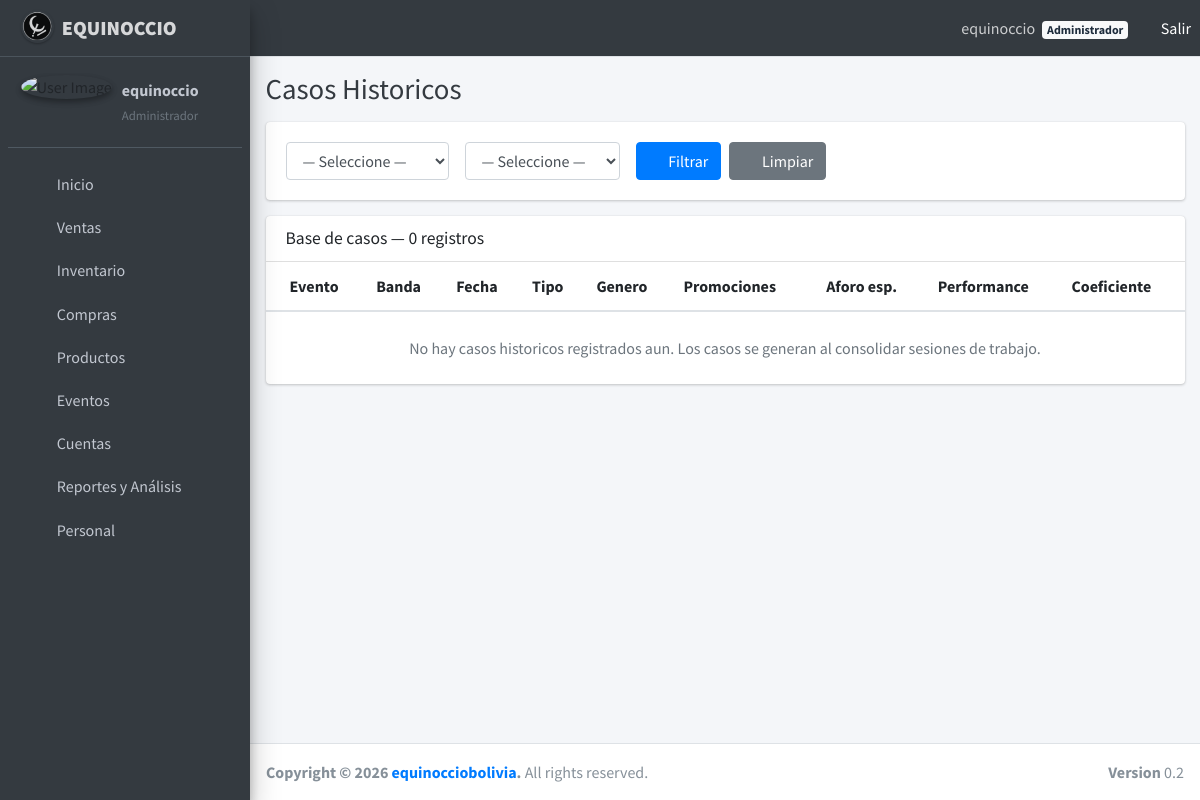
The page /analizador/consultar-casos/ (signed in) on the database its author committed.
### usuarios/models.py (models this page shows, shortened)
class Usuario(AbstractUser):
    ROL_CHOICES = [
        ('administrador', 'Administrador'),
        ('jefe_barra', 'Jefe de Barra'),
        ('bartender', 'Bartender'),
        ('mesero', 'Mesero'),
    ]
    CI = models.CharField(max_length=20, unique=True, blank=True, null=True)
    rol = models.CharField(
        max_length=50,
        choices=ROL_CHOICES,
        blank=True,
        null=True
    )
    groups = models.ManyToManyField(
        Group,
        related_name='usuarios_user_set',
        blank=True,
    )
    user_permissions = models.ManyToManyField(
        Permission,
        related_name='usuarios_user_set',
        blank=True,
    )
    USERNAME_FIELD = 'username'
    REQUIRED_FIELDS = []
    class Meta:
        verbose_name = 'Usuario'
        verbose_name_plural = 'Usuarios'
    def tiene_acceso_ventas(self):
        return self.rol in ['administrador', 'jefe_barra', 'bartender', 'mesero']
    def tiene_acceso_compras(self):
        return self.rol in ['administrador', 'jefe_barra']
    def tiene_acceso_inventarios(self):
        return self.rol in ['administrador', 'jefe_barra']
    def tiene_acceso_analizador(self):
        return self.rol in ['administrador', 'jefe_barra']
    def tiene_acceso_usuarios(self):
        return self.rol == 'administrador'

### analizador/views.py (the view)
# urls.py: path('consultar-casos/', views.consultar_casos, name='consultar_casos'),
@login_required
def consultar_casos(request):
    if not request.user.tiene_acceso_analizador():
        messages.error(request, 'No tiene permisos para acceder a esta seccion.')
        return redirect('usuarios:inicio')
    casos = CasoHistorico.objects.select_related('evento').all()
    tipo_evento = request.GET.get('tipo_evento')
    genero_musical = request.GET.get('genero_musical')
    if tipo_evento:
        casos = casos.filter(tipo_evento=tipo_evento)
    if genero_musical:
        casos = casos.filter(genero_musical=genero_musical)
    return render(request, 'analizador/consultar_casos.html', {
        'casos': casos,
        'form': BusquedaForm(request.GET or None),
    })

### analizador/forms.py
class BusquedaForm(forms.Form):
    tipo_evento = forms.ChoiceField(
        choices=TIPO_EVENTO_CHOICES,
        label='Tipo de evento',
        required=False,
        widget=forms.Select(attrs={'class': 'form-control'})
    )
    genero_musical = forms.ChoiceField(
        choices=GENERO_MUSICAL_CHOICES,
        label='Genero musical',
        required=False,
        widget=forms.Select(attrs={'class': 'form-control'})
    )
    promociones = forms.ChoiceField(
        choices=PROMOCIONES_CHOICES,
        label='Promociones',
        required=False,
        widget=forms.Select(attrs={'class': 'form-control'})
    )

### analizador/templates/analizador/consultar_casos.html
{% extends 'base.html' %}
{% block content %}
<div class="content-header">
    <div class="container-fluid">
        <h1 class="m-0 text-dark">Casos Historicos</h1>
    </div>
</div>
<section class="content">
    <div class="container-fluid">
        <div class="card mb-3">
            <div class="card-body">
                <form method="get" class="form-inline">
                    <div class="form-group mr-3">
                        {{ form.tipo_evento }}
                    </div>
                    <div class="form-group mr-3">
                        {{ form.genero_musical }}
                    </div>
                    <button type="submit" class="btn btn-primary mr-2">
                        <i class="fas fa-filter mr-1"></i> Filtrar
                    </button>
                    <a href="{% url 'analizador:consultar_casos' %}" class="btn btn-secondary">
                        <i class="fas fa-times mr-1"></i> Limpiar
                    </a>
                </form>
            </div>
        </div>
        <div class="card">
            <div class="card-header">
                <h3 class="card-title">Base de casos — {{ casos.count }} registros</h3>
            </div>
            <div class="card-body table-responsive p-0">
                <table class="table table-hover">
                    <thead>
                        <tr>
                            <th>Evento</th>
                            <th>Banda</th>
                            <th>Fecha</th>
                            <th>Tipo</th>
                            <th>Genero</th>
                            <th>Promociones</th>
                            <th class="text-center">Aforo esp.</th>
                            <th class="text-center">Performance</th>
                            <th class="text-center">Coeficiente</th>
                        </tr>
                    </thead>
                    <tbody>
                        {% for caso in casos %}
                        <tr>
                            <td>{{ caso.evento.nombre }}</td>
                            <td>{{ caso.evento.banda|default:"—" }}</td>
                            <td>{{ caso.evento.fecha }}</td>
                            <td>{{ caso.tipo_evento }}</td>
                            <td>{{ caso.genero_musical|default:"—" }}</td>
                            <td>{{ caso.promociones|default:"—" }}</td>
                            <td class="text-center">{{ caso.aforo_esperado }}</td>
                            <td class="text-center">
                                <span class="badge {% if caso.performance >= 70 %}badge-success{% elif caso.performance >= 40 %}badge-warning{% else %}badge-secondary{% endif %}">
                                    {{ caso.performance }}%
                                </span>
                            </td>
                            <td class="text-center">{{ caso.coeficiente }}%</td>
                        </tr>
                        {% empty %}
                        <tr>
                            <td colspan="9" class="text-center text-muted p-4">
                                No hay casos historicos registrados aun.
                                Los casos se generan al consolidar sesiones de trabajo.
                            </td>
                        </tr>
                        {% endfor %}
                    </tbody>
                </table>
            </div>
        </div>
    </div>
</section>
{% endblock %}

### usuarios/templates/base.html (shortened to what this page needs)
<!DOCTYPE html>
<html lang="en">
<head>
    {% load static %}
    <link rel="stylesheet" href="{% static 'plugins/fontawesome-free/css/all.min.css' %}">
    <link rel="stylesheet" href="https://code.ionicframework.com/ionicons/2.0.1/css/ionicons.min.css">
    <link rel="stylesheet" href="{% static 'plugins/tempusdominus-bootstrap-4/css/tempusdominus-bootstrap-4.min.css' %}">
    <link rel="stylesheet" href="{% static 'plugins/icheck-bootstrap/icheck-bootstrap.min.css' %}">
    <link rel="stylesheet" href="{% static 'plugins/jqvmap/jqvmap.min.css' %}">
    <link rel="stylesheet" href="{% static 'dist/css/adminlte.min.css' %}">
    <link rel="stylesheet" href="{% static 'plugins/overlayScrollbars/css/OverlayScrollbars.min.css' %}">
    <link rel="stylesheet" href="{% static 'plugins/daterangepicker/daterangepicker.css' %}">
    <link rel="stylesheet" href="{% static 'plugins/summernote/summernote-bs4.css' %}">
    <link href="https://cdn.jsdelivr.net/npm/fullcalendar@6.1.15/index.global.min.css" rel="stylesheet">
</head>
<body class="hold-transition sidebar-mini layout-fixed" onload="startTime()">
<div class="wrapper">
    <nav class="main-header navbar navbar-expand navbar-dark">
        <ul class="navbar-nav">
            <li class="nav-item">
                <a class="nav-link" data-widget="pushmenu" href="#" role="button">
                    <i class="fas fa-bars"></i>
                </a>
            </li>
        </ul>
        <ul class="navbar-nav ml-auto">
            {% if user.is_authenticated %}
            <li class="nav-item">
                <span class="nav-link">
                    <i class="fas fa-user-circle mr-1"></i>
                    {{ user.get_full_name|default:user.username }}
                    {% if user.rol %}
                    <span class="badge badge-light ml-1">{{ user.get_rol_display }}</span>
                    {% endif %}
                </span>
            </li>
            <li class="nav-item">
                <form method="post" action="{% url 'usuarios:logout' %}" style="display:inline;">
                    <button type="submit" class="btn btn-link nav-link" style="color:white; padding:0;">
                        <i class="fas fa-sign-out-alt"></i> Salir
                    </button>
                </form>
            </li>
            {% endif %}
        </ul>
    </nav>
    <aside class="main-sidebar sidebar-dark-primary elevation-4">
        <a href="{% url 'usuarios:inicio' %}" class="brand-link">
            <img src="{% static 'img/navba_logo3.png' %}" alt="Logo" class="brand-image img-circle elevation-1" style="opacity:.8">
            <span class="brand-text font-weight-bold"><strong>EQUINOCCIO</strong></span>
        </a>
        <div class="sidebar">
            <div class="user-panel mt-3 pb-3 mb-3 d-flex">
                <div class="image">
                    <img src="{% static 'img/logo_equi.jpg' %}" class="img-circle elevation-2" alt="User Image">
                </div>
                {% if user.is_authenticated %}
                <div class="info">
                    <a href="#" class="d-block font-weight-bold">{{ user.username }}</a>
                    <small class="text-muted">{{ user.get_rol_display|default:"Sin rol" }}</small>
                </div>
                {% endif %}
            </div>
            <nav class="mt-2">
                <ul class="nav nav-pills nav-sidebar flex-column" data-widget="treeview" role="menu" data-accordion="false">
                    <li class="nav-item">
                        <a class="nav-link" href="{% url 'usuarios:inicio' %}">
                            <i class="nav-icon fas fa-home"></i>
                            <p>Inicio</p>
                        </a>
                    </li>
                    {% if user.tiene_acceso_ventas %}
                    <li class="nav-item has-treeview">
                        <a href="#" class="nav-link">
                            <i class="nav-icon fas fa-cash-register"></i>
                            <p>Ventas <i class="right fas fa-angle-left"></i></p>
                        </a>
                    </li>
                    {% endif %}
                     {% if user.tiene_acceso_inventarios %}
                    <li class="nav-item has-treeview">
                        <a href="#" class="nav-link">
                            <i class="nav-icon fas fa-boxes"></i>
                            <p>Inventario <i class="right fas fa-angle-left"></i></p>
                        </a>
                    </li>
                    {% endif %}
                    {% if user.tiene_acceso_compras %}
                    <li class="nav-item has-treeview">
                        <a href="#" class="nav-link">
                            <i class="nav-icon fas fa-shopping-cart"></i>
                            <p>Compras <i class="right fas fa-angle-left"></i></p>
                        </a>
                    </li>
                    {% endif %}
                    {% if user.tiene_acceso_compras %}
                    <li class="nav-item has-treeview">
                        <a href="#" class="nav-link">
                            <i class="nav-icon fas fa-wine-bottle"></i>
                            <p>Productos <i class="right fas fa-angle-left"></i></p>
                        </a>
                    </li>
                    {% endif %}
                    {% if user.tiene_acceso_compras %}
                    <li class="nav-item has-treeview">
                        <a href="#" class="nav-link">
                            <i class="nav-icon fas fa-calendar-check"></i>
                            <p>Eventos <i class="right fas fa-angle-left"></i></p>
                        </a>
                    </li>
                    {% endif %}
                    {% if user.tiene_acceso_compras %}
                    <li class="nav-item has-treeview">
                        <a href="#" class="nav-link">
                            <i class="nav-icon fas fa-calculator"></i>
                            <p>Cuentas <i class="right fas fa-angle-left"></i></p>
                        </a>
                    </li>
                    {% endif %}
                    {% if user.tiene_acceso_analizador %}
                    <li class="nav-item has-treeview">
                        <a href="#" class="nav-link">
                            <i class="nav-icon fas fa-brain"></i>
                            <p>Reportes y Análisis <i class="right fas fa-angle-left"></i></p>
                        </a>
                    </li>
                    {% endif %}
                    {% if user.tiene_acceso_usuarios %}
                    <li class="nav-item">
                        <a href="{% url 'usuarios:administrar_usuarios' %}" class="nav-link">
                            <i class="nav-icon fas fa-users"></i>
                            <p>Personal</p>
                        </a>
                    </li>
                    {% endif %}
                </ul>
            </nav>
        </div>
    </aside>
    <div class="content-wrapper">
        {% block content %}
        {% endblock %}
    </div>
    <footer class="main-footer">
        <strong>Copyright &copy; 2026 <a href="https://www.facebook.com/equinocciobolivia">equinocciobolivia</a>.</strong>
        All rights reserved.
        <div class="float-right d-none d-sm-inline-block">
            <b>Version</b> 0.2
        </div>
    </footer>
</div>
</body>
</html>

### rows shown on the page
Usuario: get_full_name "equinoccio", rol "Administrador", username "equinoccio"

### other values the page prints
{{ casos.count }} "0"
